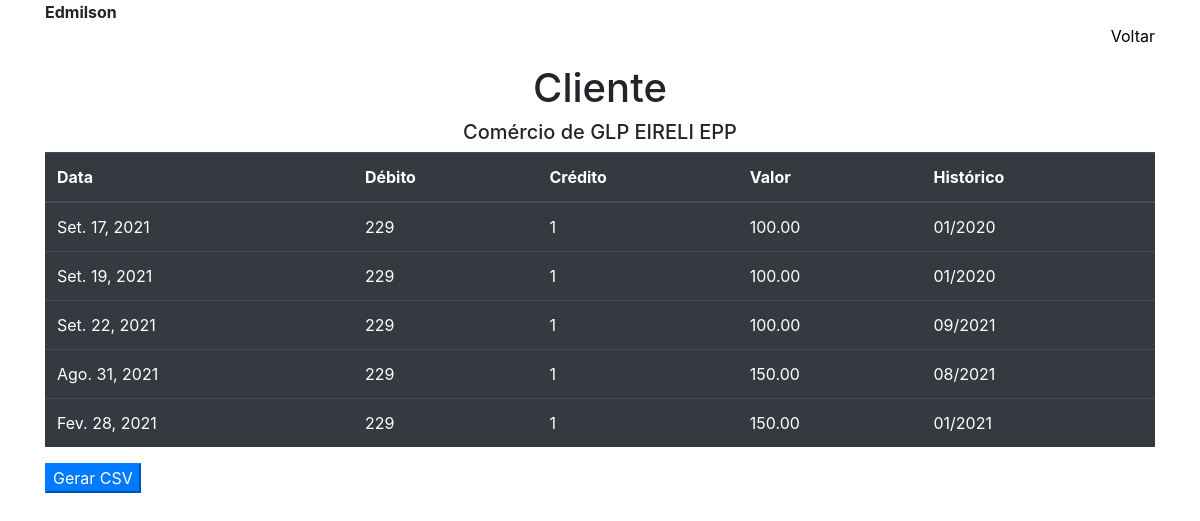
The app's page /cliente/1 (signed in) with its own data.
### core/models.py (models this page shows, shortened)
class Clientes(models.Model):
    nome = models.CharField('Nome', max_length=200)
    contato = models.CharField('Contato', max_length=100)
    class Meta:
        verbose_name = 'Cliente'
        verbose_name_plural = 'Clientes'

class Lancamentos(models.Model):
    data_lancamento = models.DateField('Data')
    id_conta_debito = models.ForeignKey('core.Debitos', verbose_name='Conta Débito', on_delete=models.CASCADE)
    id_conta_credito = models.ForeignKey('core.Creditos', verbose_name='Conta Crédito', on_delete=models.CASCADE)
    valor = models.DecimalField('Valor', decimal_places=2, max_digits=9)
    id_historico = models.ForeignKey('core.Historicos', verbose_name='Histórico', on_delete=models.CASCADE)
    compl_historico = models.CharField('Complemento do Histórico', max_length=200)
    ced = models.CharField('CED', max_length=4, default='0001')
    ccrd = models.CharField('CCRD', max_length=3, default='001')
    cec = models.CharField('CEC', max_length=4, default='0001')
    ccrc = models.CharField('CCRC', max_length=3, default='001')
    id_cliente = models.ForeignKey('core.Clientes', verbose_name='Cliente', on_delete=models.CASCADE)
    class Meta:
        verbose_name = 'Lançamento'
        verbose_name_plural = 'Lançamentos'

### core/views.py (the view)
# urls.py: path('cliente/<int:pk>', cliente, name='cliente'),
def cliente(request, pk):
    usuario = request.user.first_name
    cli = Clientes.objects.get(id=pk)
    lanc = Lancamentos.objects.all()
    global identificacao
    identificacao = cli.id
    lanca = [lan for lan in lanc if lan.id_cliente_id == cli.id]
    context = {
        'logado': usuario,
        'cliente': cli,
        'lancamento': lanca,
    }
    return render(request, 'cliente.html', context)

### core/templates/cliente.html (shortened to what this page needs)
{% load bootstrap4 %}
{% load static %}
<!DOCTYPE html>
<html lang="pt.br">
<head>
    {% bootstrap_css %}
</head>
<body>
    <div class="container">
        <div style="text-align:left"><span><b>{{ logado }}</b></span></div>
        <div style="text-align:right"><p><a style="color:black" href="{% url 'index' %}">Voltar</a></p></div>
        <center>
            <h1>Cliente</h1>
            <h5>{{ cliente.nome }}</h5>
            <table class="table table-dark table-hover">
                <thead>
                    <tr>
                        <th scope="col">Data</th>
                        <th scope="col">Débito</th>
                        <th scope="col">Crédito</th>
                        <th scope="col">Valor</th>
                        <th scope="col">Histórico</th>
                    </tr>
                </thead>
                <tbody>
                    {% for l in lancamento %}
                    <tr>
                        <td scope="row">{{ l.data_lancamento }}</td>
                        <td scope="row">{{ l.id_conta_debito_id }}</td>
                        <td scope="row">{{ l.id_conta_credito_id }}</td>
                        <td scope="row">{{ l.valor }}</td>
                        <td scope="row">{{ l.compl_historico }}</td>
                    </tr>
                    {% endfor %}
                </tbody>
            </table>
        </center>
        <form action="{% url 'geracsv' %}" method="POST">
            {% buttons %}
                <button type="submit" class="btn-primary">Gerar CSV</button>
            {% endbuttons %}
        </form>
    </div>
</body>
</html>

### records on screen
Clientes: nome "Comércio de GLP EIRELI EPP"
Lancamentos: data_lancamento "Set. 17, 2021", id_conta_debito_id "229", id_conta_credito_id "1", valor "100.00", compl_historico "01/2020"
Lancamentos: data_lancamento "Set. 19, 2021", id_conta_debito_id "229", id_conta_credito_id "1", valor "100.00", compl_historico "01/2020"
Lancamentos: data_lancamento "Set. 22, 2021", id_conta_debito_id "229", id_conta_credito_id "1", valor "100.00", compl_historico "09/2021"
Lancamentos: data_lancamento "Ago. 31, 2021", id_conta_debito_id "229", id_conta_credito_id "1", valor "150.00", compl_historico "08/2021"
Lancamentos: data_lancamento "Fev. 28, 2021", id_conta_debito_id "229", id_conta_credito_id "1", valor "150.00", compl_historico "01/2021"

### other values on screen
{{ logado }} "Edmilson"
